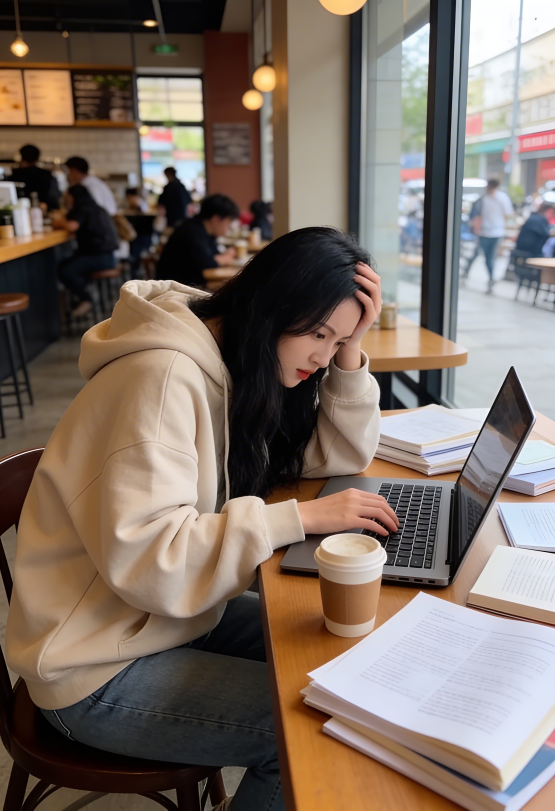
#> input picture uploads/taichi/autumn-byteplus_a_Outfit__Beige_oversi.jpeg, 1664 x 2432 px (shown at 1/3 size)
$ python -i image_gen.py   (imports and definitions only)
#> lines starting #> are read from the running program, lines starting #| are printed output that depends on the picture
#> further down, picture is the input picture: PIL image 1664x2432 RGB; mean R, G, B 125.1, 111.2, 101.7
"""
Image generator — cascading strategy:
  1. Together AI (Flux Schnell Free) → AI-generated images from prompts
  2. Pexels API → real stock photos + branded overlay
  3. Pillow text card → guaranteed fallback

Each niche can prefer AI-generated or stock photos.
"""

import os
import io
import uuid
import logging
import random
import base64
import requests
from PIL import Image, ImageDraw, ImageFont, ImageEnhance, ImageFilter
from pathlib import Path
from typing import Optional

logger = logging.getLogger(__name__)

IMAGES_DIR = Path("generated_images")
# [1 line not run here, left out]

# ── Niche brand config ─────────────────────────────────────────────────────────
NICHE_STYLES = {
    "crime": {
        "bg": (15, 15, 25),
        "accent": (220, 50, 50),
        "text": (255, 255, 255),
        "label": "LATEST NEWS",
        "watermark": "Follow @ThatPlotTwistTho for daily updates",
        "image_mode": "news_search_real",
        "search_queries": ["crime scene", "police", "courtroom", "handcuffs", "detective"],
    },
    "sports": {
        "bg": (10, 15, 40),
        "accent": (0, 120, 220),
        "text": (255, 255, 255),
        "label": "SPORTS",
        "watermark": "Follow for the latest sports news",
        "image_mode": "news_search_real",
        "search_queries": ["NBA", "NFL", "MLB", "UFC", "sports"],
    },
    "finance": {
        "bg": (10, 30, 55),
        "accent": (30, 180, 130),
        "text": (255, 255, 255),
        "label": "FINANCE NEWS",
        "watermark": "Follow for daily finance updates",
        "image_mode": "news_search",
        "search_queries": ["US economy", "wall street", "federal reserve", "tax", "stock market"],
    },
    "taichi": {
        "bg": (15, 35, 20),
        "accent": (200, 160, 50),
        "text": (255, 255, 255),
        "label": "TAI CHI",
        "watermark": "Follow @YuanZhi for daily tai chi wisdom",
        "image_mode": "local_folder",
        "folder": "uploads/taichi",
    },
    "drama": {
        "bg": (25, 10, 10),
        "accent": (200, 30, 80),
        "text": (255, 255, 255),
        "label": "DRAMA ALERT",
        "watermark": "Follow @GrabYourPopcorn for the tea 🍿",
        "image_mode": "news_search_real",
        "search_queries": ["celebrity drama", "celebrity beef", "viral moment", "pop culture news"],
    },
    "weird": {
        "bg": (30, 20, 50),
        "accent": (220, 150, 30),
        "text": (255, 255, 255),
        "label": "NO WAY",
        "watermark": "Follow @NoWayThatsReal for the wildest stories 🤯",
        "image_mode": "news_search",
        "search_queries": ["weird news", "bizarre", "strange news", "funny news"],
    },
}

WIDTH, HEIGHT = 1200, 630


# ── Font helpers ───────────────────────────────────────────────────────────────

# [285 lines left out: functions _find_font, _get_font, _wrap_text, _get_proxies, _scrape_article_image, _search_news_image and 3 more, not called in this run]


# ── Image modifications (make stock photos unique) ─────────────────────────────

def _make_unique(img: Image.Image) -> Image.Image:
    """
    Standard image processing to create an original composition.
    Every output is a unique image — different crop, color grade, resolution.
    """
    import numpy as np

    w, h = img.size
#> w = 1664; h = 2432

    # 1. Random crop (3-8% from edges — reframes the composition)
    crop_pct = random.uniform(0.03, 0.08)
    left = int(w * crop_pct * random.random())
#> left = 91
    top = int(h * crop_pct * random.random())
#> top = 73
    right = w - int(w * crop_pct * random.random())
#> right = 1633
    bottom = h - int(h * crop_pct * random.random())
#> bottom = 2343
    img = img.crop((left, top, right, bottom))
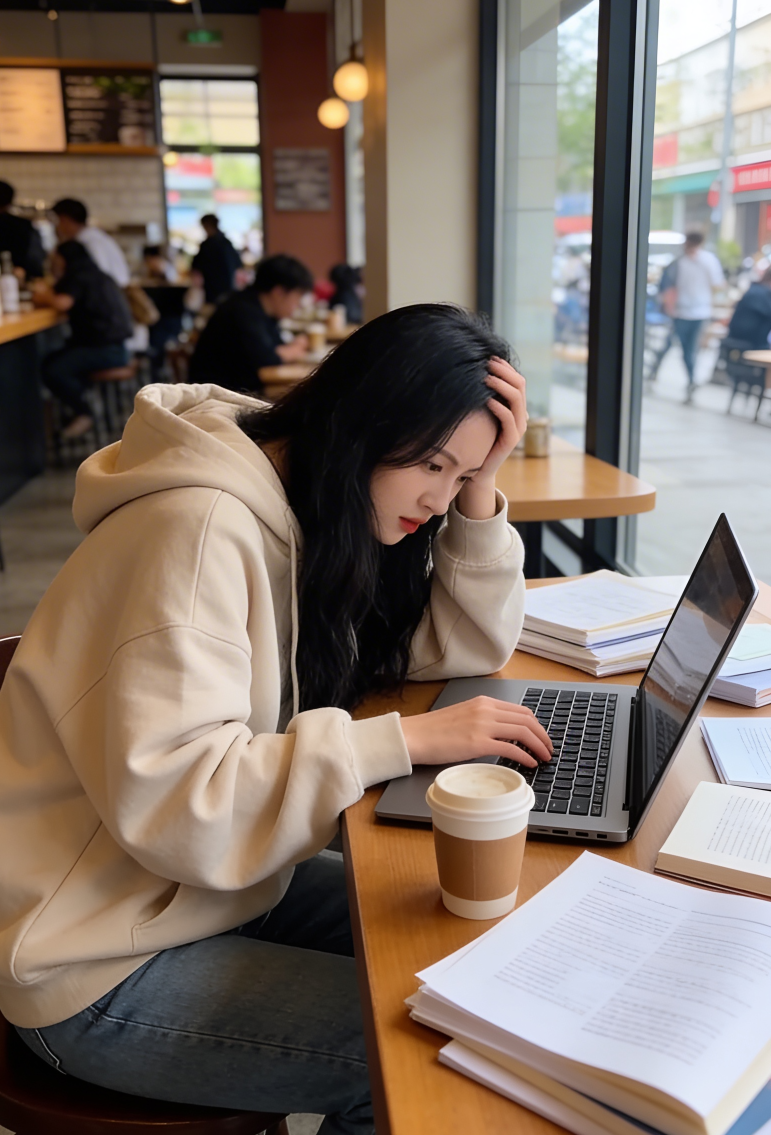
#> img: PIL image 1542x2270 RGB (shown at 1/2 size); mean R, G, B 127.7, 114.3, 105.3

    # 2. Color grading (like applying a photo filter)
    img = ImageEnhance.Color(img).enhance(random.uniform(0.85, 1.25))
    img = ImageEnhance.Contrast(img).enhance(random.uniform(0.9, 1.15))
    img = ImageEnhance.Brightness(img).enhance(random.uniform(0.9, 1.1))
    img = ImageEnhance.Sharpness(img).enhance(random.uniform(0.8, 1.3))

    # 3. Slight color tone shift (warm/cool grade)
    arr = np.array(img, dtype=np.int16)
    tone = random.choice(["warm", "cool", "neutral"])
    if tone == "warm":
        arr[:, :, 0] = np.clip(arr[:, :, 0] + random.randint(3, 10), 0, 255)  # red up
        arr[:, :, 2] = np.clip(arr[:, :, 2] - random.randint(2, 6), 0, 255)   # blue down
    elif tone == "cool":
        arr[:, :, 2] = np.clip(arr[:, :, 2] + random.randint(3, 10), 0, 255)  # blue up
        arr[:, :, 0] = np.clip(arr[:, :, 0] - random.randint(2, 6), 0, 255)   # red down
    img = Image.fromarray(arr.astype(np.uint8))

    # 4. Slight random pixel noise (makes every image unique at pixel level)
    arr = np.array(img, dtype=np.int16)
    noise = np.random.randint(-3, 4, arr.shape, dtype=np.int16)
    arr = np.clip(arr + noise, 0, 255)
    img = Image.fromarray(arr.astype(np.uint8))

    # 5. Strip all EXIF/metadata (fresh image, no source traces)
    clean = Image.new(img.mode, img.size)
#> clean: PIL image 1542x2270 RGB; every value is 0
    clean.putdata(list(img.getdata()))
    img = clean

    return img


# ── Branded overlay (text on image) ────────────────────────────────────────────

# [248 lines left out: functions _add_branded_overlay, _generate_text_card, create_image_card, not called in this run]

>>> from PIL import Image
>>> picture = Image.open('../uploads/taichi/autumn-byteplus_a_Outfit__Beige_oversi.jpeg')
>>> result = _make_unique(picture)

$ run again, on uploads/taichi/autumn-byteplus_a_Outfit__Simple_black (1).jpeg
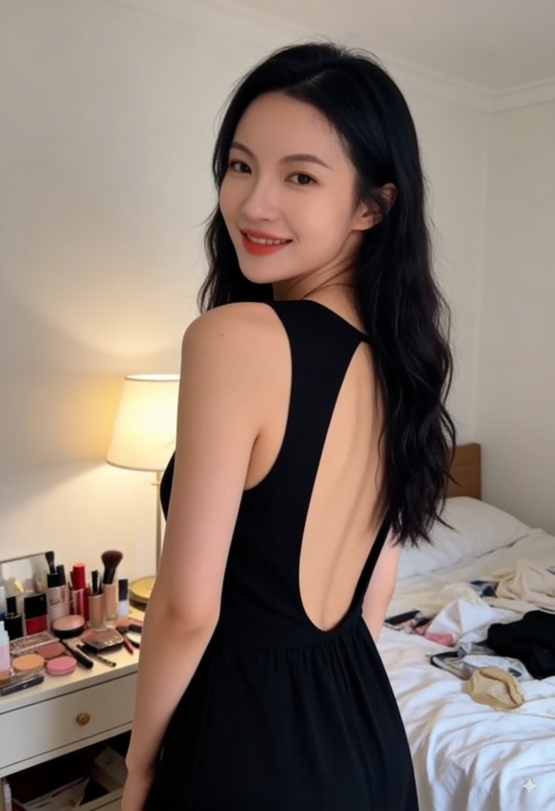
#> input picture uploads/taichi/autumn-byteplus_a_Outfit__Simple_black (1).jpeg, 1664 x 2432 px (shown at 1/3 size)
#> picture is the input picture: PIL image 1664x2432 RGB; mean R, G, B 136.2, 120.5, 110.8
#> in _make_unique, `img = img.crop((left, top, right, bottom))`:
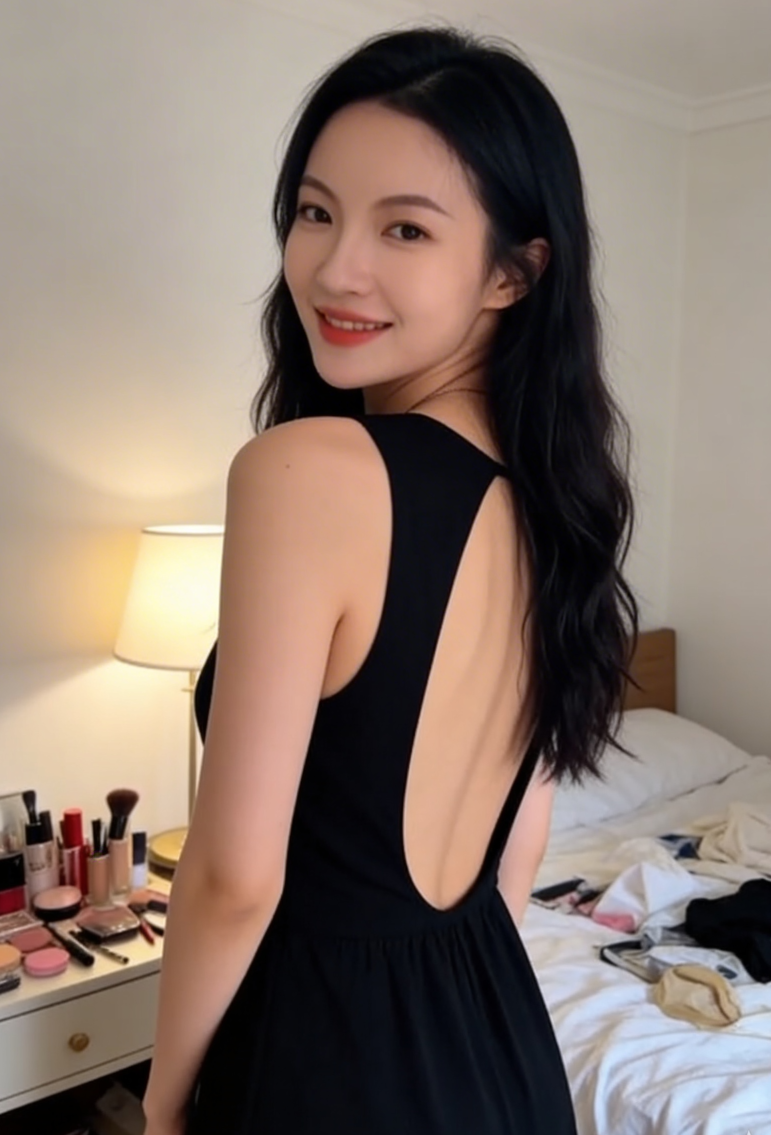
#> img: PIL image 1542x2270 RGB (shown at 1/2 size); mean R, G, B 135.9, 119, 108.7
#> clean: PIL image 1542x2270 RGB; every value is 0

$ run again, on uploads/taichi/autumn-byteplus_a_Outfit__White_bathro.jpeg
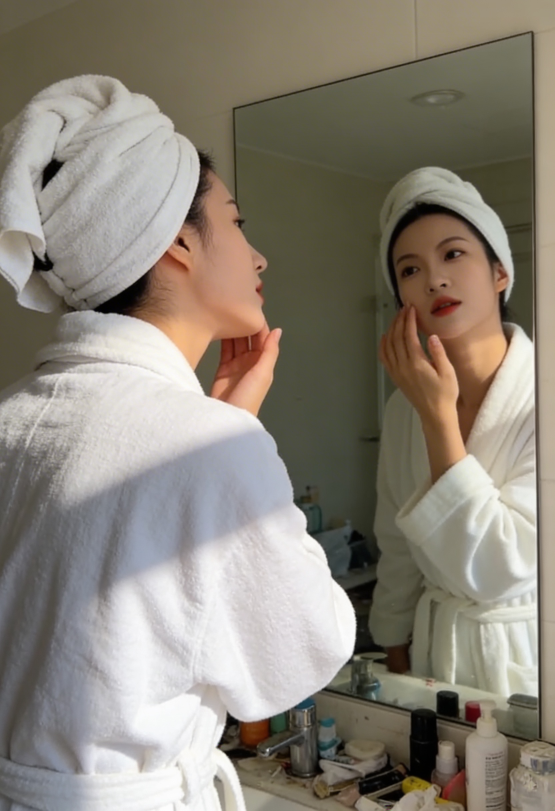
#> input picture uploads/taichi/autumn-byteplus_a_Outfit__White_bathro.jpeg, 1664 x 2432 px (shown at 1/3 size)
#> picture is the input picture: PIL image 1664x2432 RGB; mean R, G, B 139.4, 132.3, 120.9
#> in _make_unique, `img = img.crop((left, top, right, bottom))`:
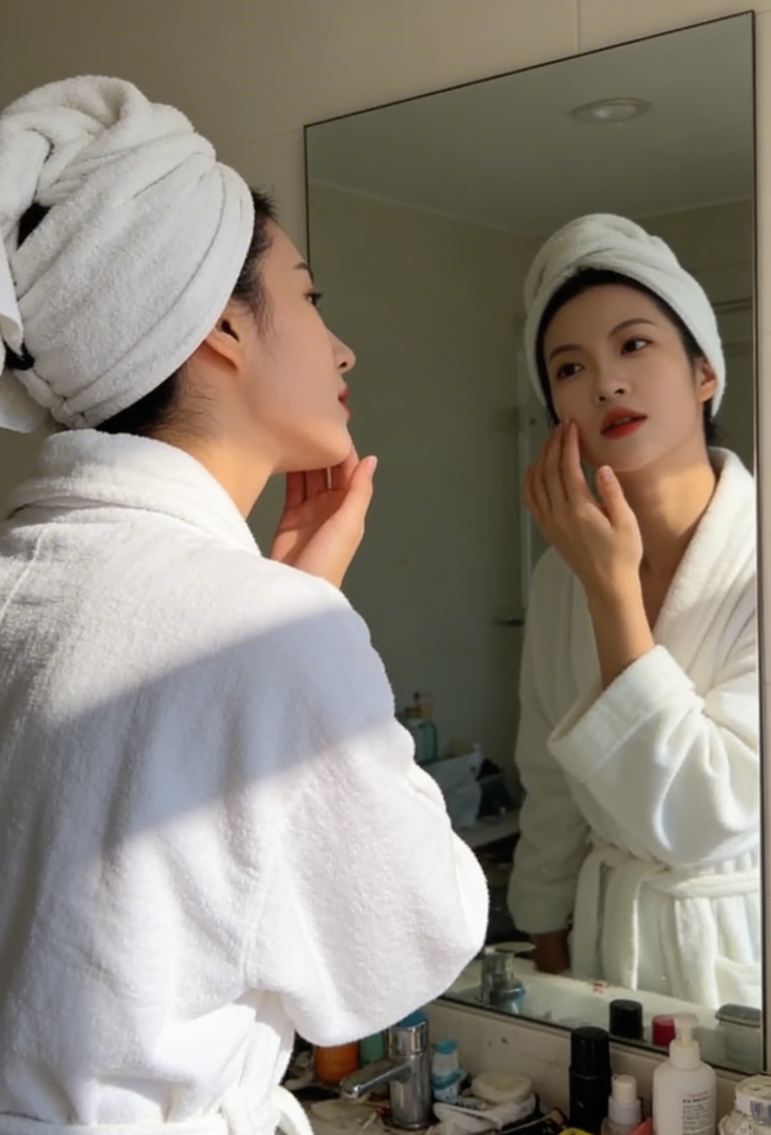
#> img: PIL image 1542x2270 RGB (shown at 1/2 size); mean R, G, B 140.3, 133.1, 121.9
#> clean: PIL image 1542x2270 RGB; every value is 0

$ run again, on uploads/taichi/autumn-byteplus_a_Outfit__White_t-shir.jpeg
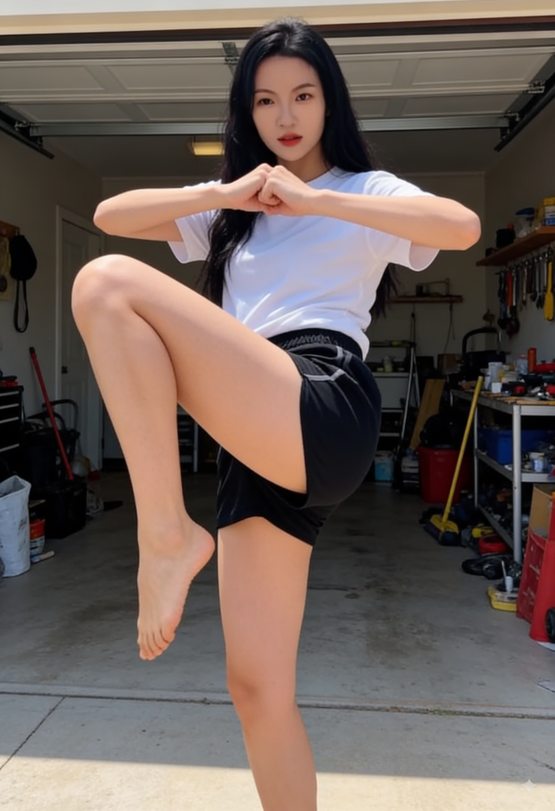
#> input picture uploads/taichi/autumn-byteplus_a_Outfit__White_t-shir.jpeg, 1664 x 2432 px (shown at 1/3 size)
#> picture is the input picture: PIL image 1664x2432 RGB; mean R, G, B 108.7, 95.3, 89.3
#> in _make_unique, `img = img.crop((left, top, right, bottom))`:
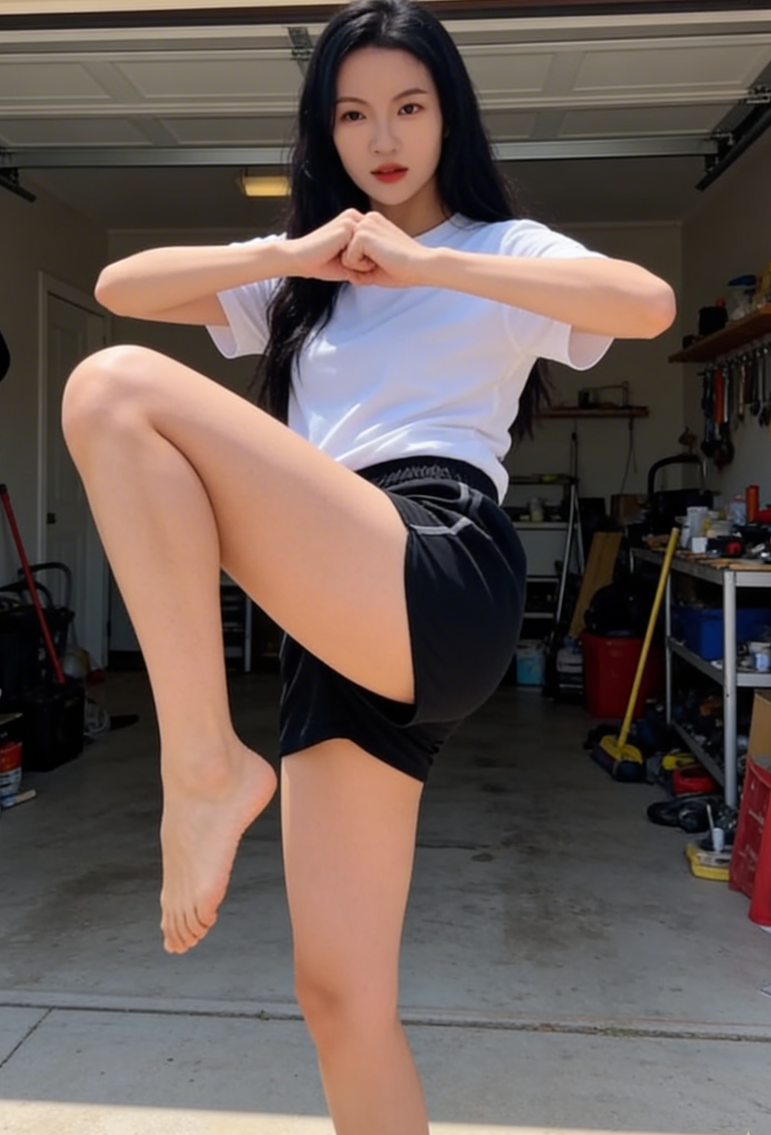
#> img: PIL image 1542x2270 RGB (shown at 1/2 size); mean R, G, B 103.7, 89.9, 84.7
#> clean: PIL image 1542x2270 RGB; every value is 0
